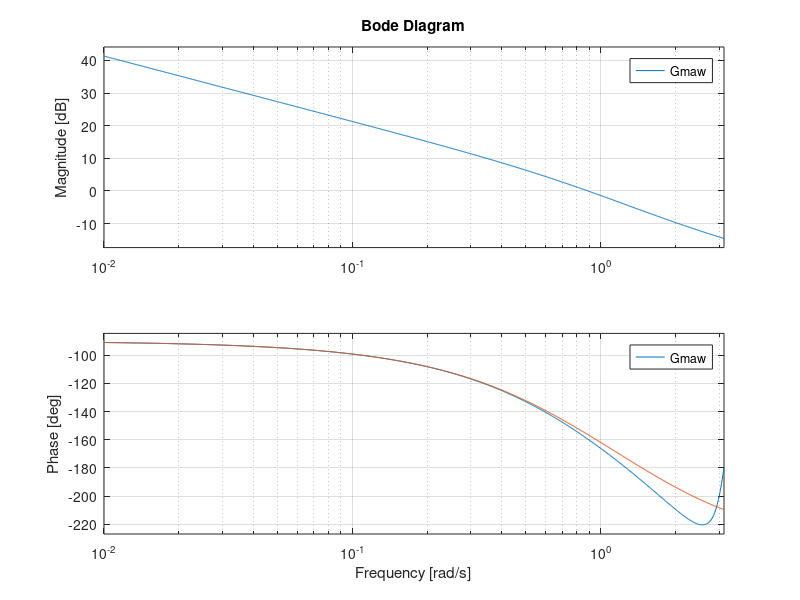
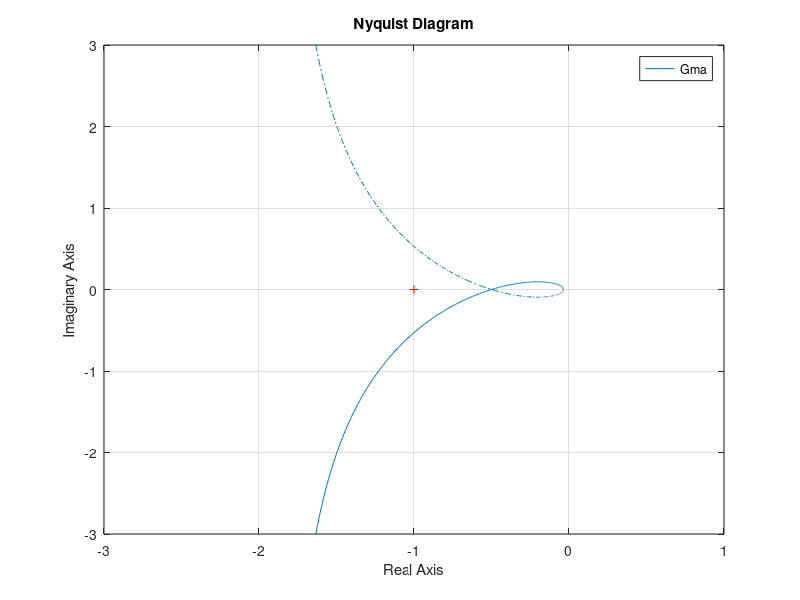
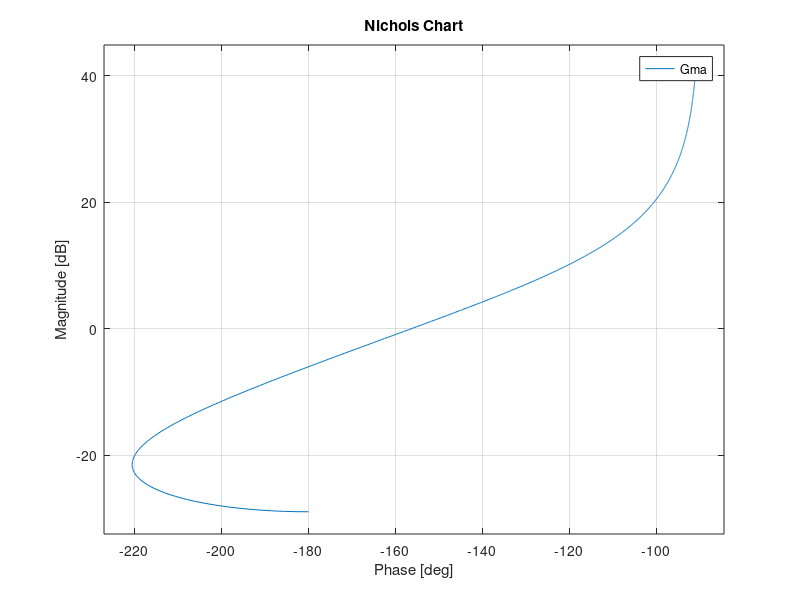

These figures' MATLAB source, in order: (Note: this script raises an error after producing the figures.)
% Controle Digital
% Analise de estabilidade de sistemas em MF
%
% Bruno Teixeira, DELT/UFMG, 1/4/2014

close all; clear all; 

% FT em MA: G(e^jw)
num = [0.4 0.3];
den = conv([1 -1],[1 -0.4]);
T = 1;
Gma = tf(num, den, T)

% Diagrama de Bode de G(e^jw):
N = 1000;
w = logspace(-2, log10(pi/T), N); % 1000 valores de w entre 0,01 e pi/T
figure;
bode(Gma, w);
grid on;

% Margem de ganho e de fase do sistema:
[Gm, Pm, Wcg, Wcp] = margin(Gma);
Gm_dB = 20*log10(Gm);

% pause;

% % Diagrama de Bode de G(jw_w):
Gmaw = d2c(Gma,'tustin')
hold on;
bode(Gmaw, w);

% Diagrama polar da resposta em frequencia em MA
figure; 
nyquist(Gma);
axis([-3 1 -3 3]);

% pause; 

grid on; % Produz os circulos M, que permitem determinar resposta em frequencia da MF

% Carta de Nichols:
figure; nichols(Gma, w);

% pause;


ngrid; % produz as curvas de magnitude logaritmica que permitem determinar resposta em frequencia da MF
%pause;

% Lugar das raizes:
figure; 
rlocus(Gma);
% pause;

% Resposta em frequencia em MF (diagrama de Bode):
Tmf = feedback(Gma,1)
figure(1); hold on;
bode(Tmf, w);
legend('MA','MA aprox.','MF');

% pause;
% sisotool(Gma);